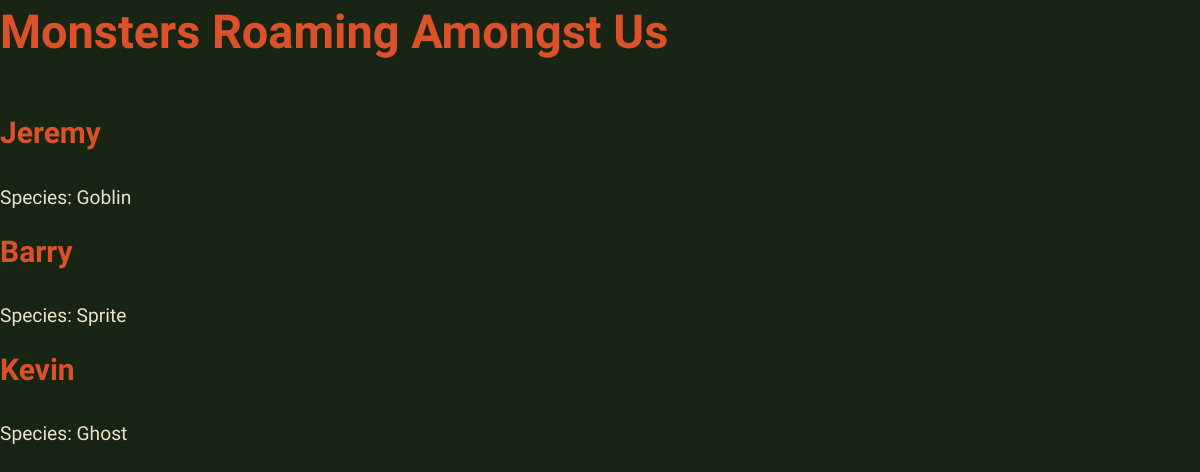
Before: /monsters/ with the older database file.
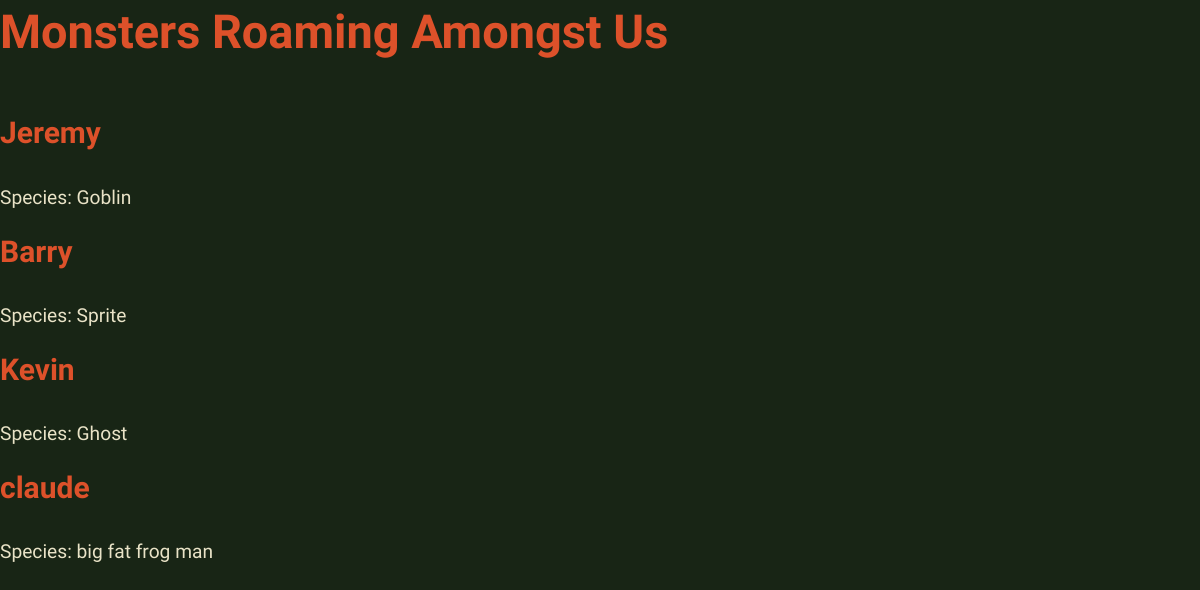
After: the same page with the newer database file.
### jaegerserver/models.py (models this page shows, shortened)
class Monster(models.Model):
    species = models.CharField(max_length=200)
    name = models.CharField(max_length=200)
    danger_level = models.IntegerField(default=0)
    features = models.JSONField(default=["REDACTED"])
    about = models.CharField(max_length=2000)

### jaegerserver/views.py (the view)
# urls.py: path("monsters/", views.monsters, name="monsters"),
def monsters(request):
    context = {"monsters": Monster.objects.all()}
    return render(request, "jaegerserver/monster_list.html", context)

### jaegerserver/templates/jaegerserver/monster_list.html (shortened to what this page needs)
{% extends "base.html" %}
{% load static %}
{% block css %}
<link rel="stylesheet" type="text/css" href="{% static 'jaegerserver/app.css' %}">
{% endblock %}
{% block content %}
<h1>Monsters Roaming Amongst Us</h1>
{% for monster in monsters %}
<div class="monster-card">
  <h2>{{ monster.name }}</h2>
  <p>Species: {{ monster.species }}</p>
</div>
{% endfor %} {% endblock %}

Changed rows visible on the page:
added Monster: name "claude", species "big fat frog man"
